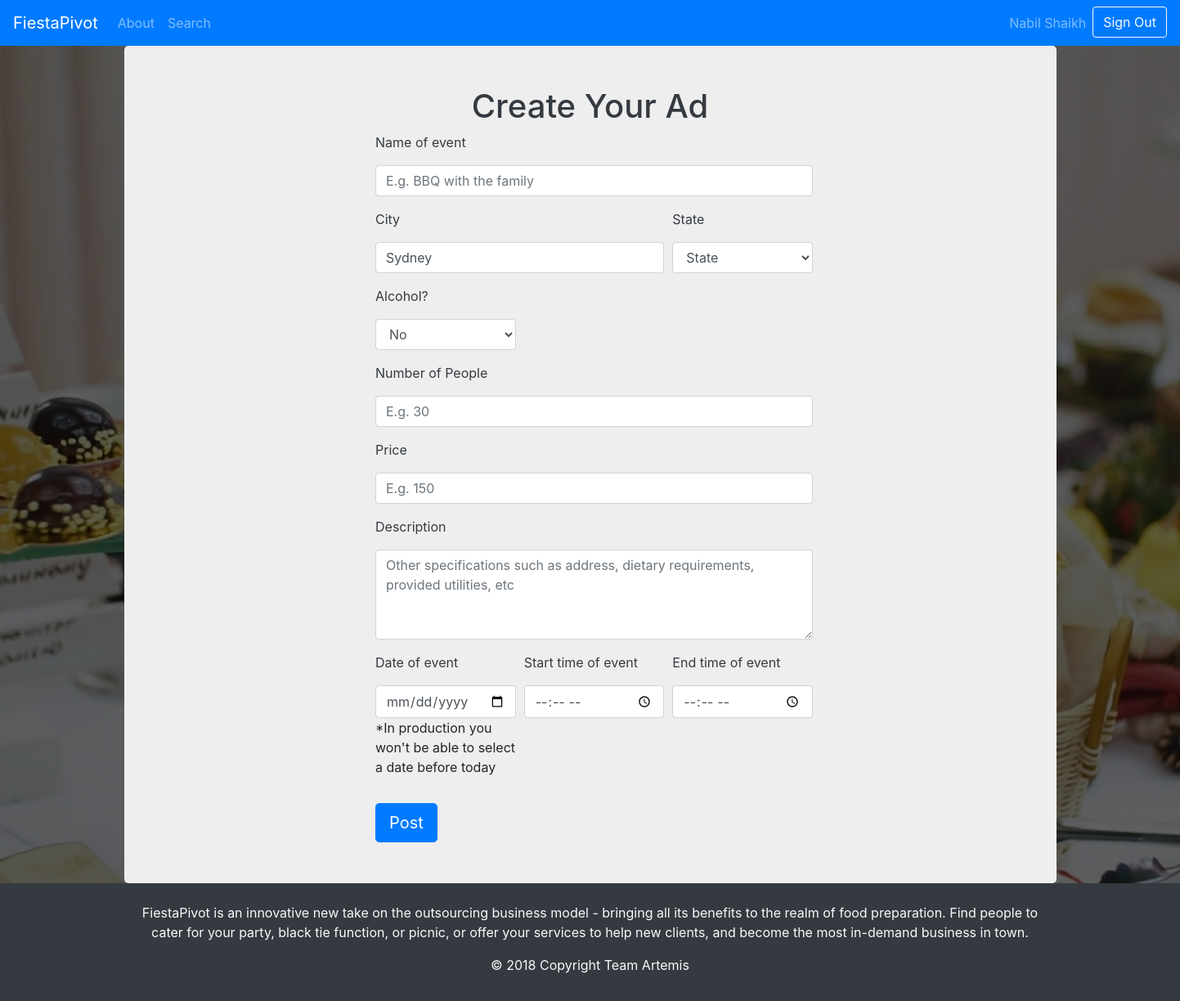
The page /post-ad (signed in) on the database as committed earlier.
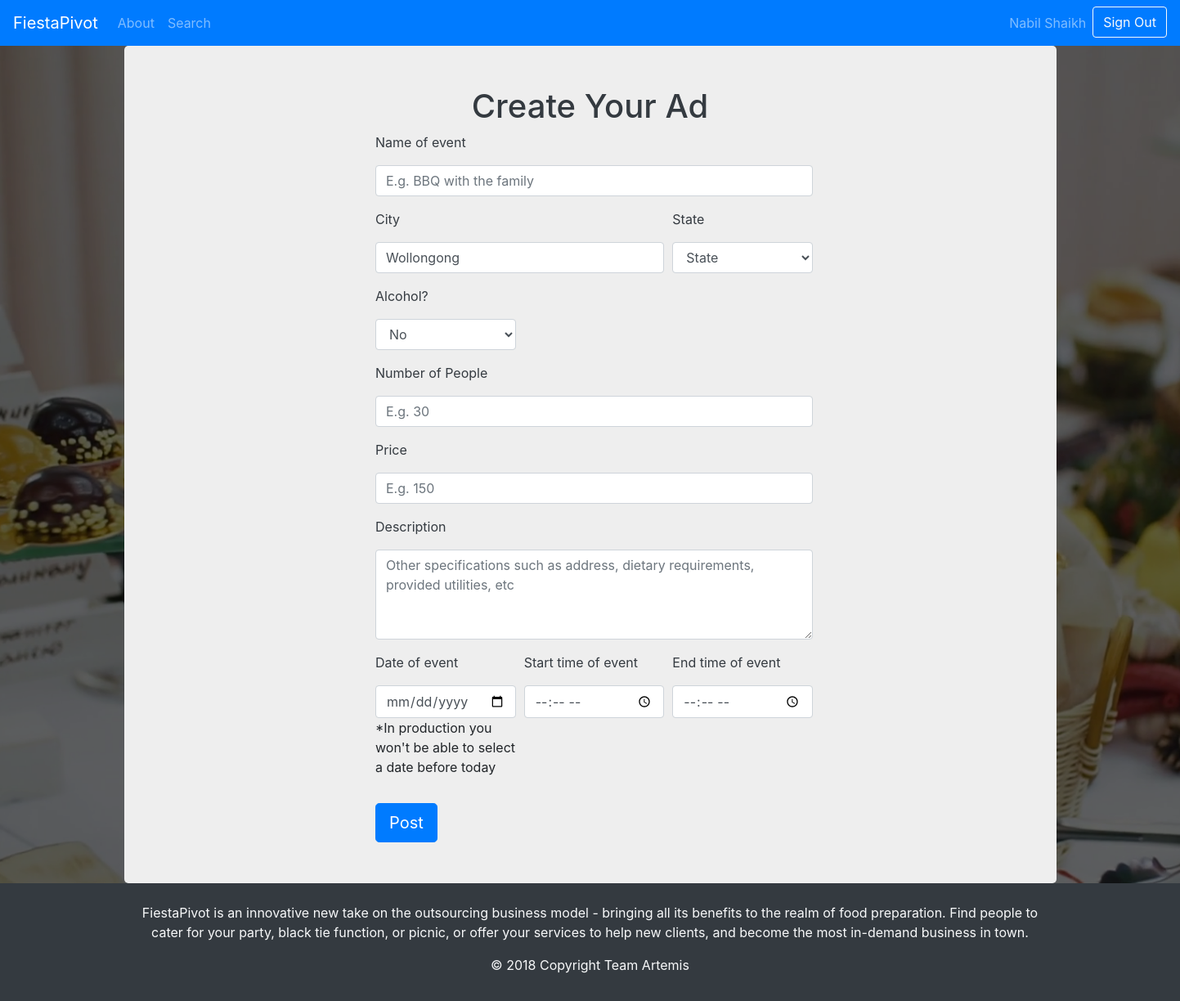
The same page on the database as committed later.
### tables this page shows
CREATE TABLE accounts(
    email       TEXT        PRIMARY KEY,
    username    TEXT        NOT NULL,
    password    TEXT        NOT NULL,
    city        TEXT        NOT NULL,
    state       TEXT        NOT NULL,
    rating      DECIMAL     NOT NULL,
    adsPosted   INTEGER     NOT NULL,
    bidsPosted  INTEGER     NOT NULL,
    about       TEXT        NOT NULL,
    phoneNo     TEXT        NOT NULL,
    reviews     INTEGER     NOT NULL
);

### routes.py (the view, shortened to what this page needs)
@app.route('/post-ad', methods=["GET", "POST"])
@login_required
def post():
	state = control.get_state(current_user.get_id())
	city = control.get_city(current_user.get_id())
	name = control.get_name(current_user.get_id())
	error=None
	return render_template("post.html", state=state, city=city, name=name, error=error)

### database.py (called while the page is built)
    def get_db(self):
        db = sqlite3.connect('database.db')
        return db

    def close(self, db):
        db.commit()
        db.close()

    def get_name(self, email):
        db = self.get_db()
        cursor = db.cursor()
        cursor.execute("SELECT username FROM accounts WHERE email=?", (email, ))
        temp = cursor.fetchone()
        if temp == False:
            return False
        self.close(db)
        return temp

    def get_state(self, email):
        db = self.get_db()
        cursor = db.cursor()
        cursor.execute("SELECT state FROM accounts WHERE email=?", (email, ))
        temp = cursor.fetchone()
        if temp == False:
            return False
        self.close(db)
        return temp[0]

    def get_city(self, email):
        db = self.get_db()
        cursor = db.cursor()
        cursor.execute("SELECT city FROM accounts WHERE email=?", (email, ))
        temp = cursor.fetchone()
        if temp == False:
            return False
        self.close(db)
        return temp[0]

### routes.py (called while the page is built)
def get_user(user_id):
	return User(user_id)

@login_manager.user_loader
def load_user(user_id):
	user = get_user(user_id)
	return user

	def get_name(self, email):
		return self.database.get_name(email)

	def get_city(self, id):
		return self.database.get_city(id)

	def get_state(self, id):
		return self.database.get_state(id)

	def get_id(self):
		return self.email

### templates/post.html (shortened to what this page needs)
<!DOCTYPE html>
    <head>
        <link rel="stylesheet" type="text/css" media="screen" href="static/CSS/main.css">
		<link rel="stylesheet" href="https://maxcdn.bootstrapcdn.com/bootstrap/4.0.0/css/bootstrap.min.css">
    </head>
    <body>
        <nav class="navbar navbar-expand-md navbar-dark bg-primary">
		    <a class="navbar-brand abs" href="/">FiestaPivot</a>
		    <div class="navbar-collapse collapse" id="collapsingNavbar">
		        <ul class="navbar-nav">
		            <li class="nav-item">
		                <a class="nav-link" href="/about">About</a>
		            </li>
		            <li class="nav-item">
		                <a class="nav-link" href="/search">Search</a>
		            </li>
				</ul>
		        <ul class="navbar-nav ml-auto">
		        	<li class="nav-item">
						<a class="nav-link" href="/account">{{name[0]}}</a>
                    </li>
					<li class="nav-item">
                        <a href="/logout">
                            <button type="button" class="btn btn-outline-light">Sign Out</button>
                        </a>
                    </li>
		        </ul>
		    </div>
        </nav>
        <section role="main" style="background: url(static/Images/darkDessert.png) center no-repeat;background-size: cover;">
			<div class="container" style="background-color: #eee; padding-bottom: 50px; padding-top: 50px; border-radius: 5px;">
                <h1 class="text-center text-dark">Create Your Ad</h1>
                <div class="col-sm-12 offset-sm-3" class="info-form">
                    <form action="" method="POST">
                        <div class="form-row">
                            <div class="form-group col-md-6">
                                <p for="inputPassword4" class="text-dark">Name of event</p>
                                <input type="text" name="title" class="form-control" placeholder="E.g. BBQ with the family" required>
                            </div>
                        </div>
                        <div class="form-row">
                            <div class="form-group col-md-4">
                                <p for="inputCity" class="text-dark">City</p>
                                <input type="text" name="city" class="form-control" placeholder="E.g. Sydney" value="{{city}}" required>
                            </div>
                            <div class="form-group col-md-2">
                                <p for="inputState" class="text-dark">State</p>
                                <select id="stateSelect" name="state" id="inputState" class="form-control" required>
                                    <option selected disabled hidden>State</option>
                                </select>
                            </div>
                        </div>
                        <div class="form-row">
                            <div class="form-group col-md-2">
                                <p for="alcoholSelect" class="text-dark">Alcohol?</p>
                                <select  name="alcohol" id="inputAlcohol" class="form-control" required>
                                    <option value="No" selected>No</option>
                                </select>
                            </div>
                        </div>
                        <div class="form-row">
                            <div class="form-group col-md-6">
                                <p for="inputCity" class="text-dark">Number of People</p>
                                <span class="noPeople">
                                    <input name="noPeople" class="form-control" type="number" placeholder="E.g. 30" min="0" max="100000" step="1" required/>
                                </span>
                            </div>
                        </div>
                        <div class="form-row">
                            <div class="form-group col-md-6">
                                <p for="inputCity" class="text-dark">Price</p>
                                <span class="price">
                                    <input name="price" class="form-control" type="number" placeholder="E.g. 150" min="0.00" max="1000000.00" required/>
                                </span>
                            </div>
                        </div>
                        <div class="form-row">
                            <div class="form-group col-md-6">
                                <p for="inputCity" class="text-dark">Description</p>
                                <textarea rows="4" cols="50" name="descr" class="form-control" placeholder="Other specifications such as address, dietary requirements, provided utilities, etc" required></textarea>
                            </div>
                        </div>
                        <div class="form-row">
                            <div class="form-group col-md-2">
                                <p for="inputCity" class="text-dark">Date of event</p>
                                <input id="eventDate" class="form-control" type="date" name="date" required>
                                <p>*In production you won't be able to select a date before today</p>
                            </div>
                            <div class="form-group col-md-2">
                                <p for="inputState" class="text-dark">Start time of event</p>
                                <input class="form-control" type="time" name="start-time" required>
                            </div>
                            <div class="form-group col-md-2">
                                <p for="inputState" class="text-dark">End time of event</p>
                                <input class="form-control" type="time" name="end-time" required>
                            </div>
                        </div>
                        <a href="#"><button type="submit" class="btn btn-lg btn-primary">Post</button></a>
                    </form>
                </div>
			</div>
        </section>
    </body>
    <footer class="footer font-small navbar-dark bg-dark pt-4">
        <div class="container text-center">
            <span class="text-light">
            FiestaPivot is an innovative new take on the outsourcing business model - bringing all its benefits to the realm of food preparation. Find people to cater for your party, black tie function, or picnic, or offer your services to help new clients, and become the most in-demand business in town.
            </span>
        </div>
        <div class="text-center py-3"><p class="text-light">© 2018 Copyright Team Artemis</div>
    </footer>
</html>

### static/CSS/main.css (style rules this page uses)
html, body { margin:0; padding:0; height: 100%; }

Rows that differ between the two databases and show on the page:
changed accounts "Nabil Shaikh": city "Sydney" → "Wollongong"
